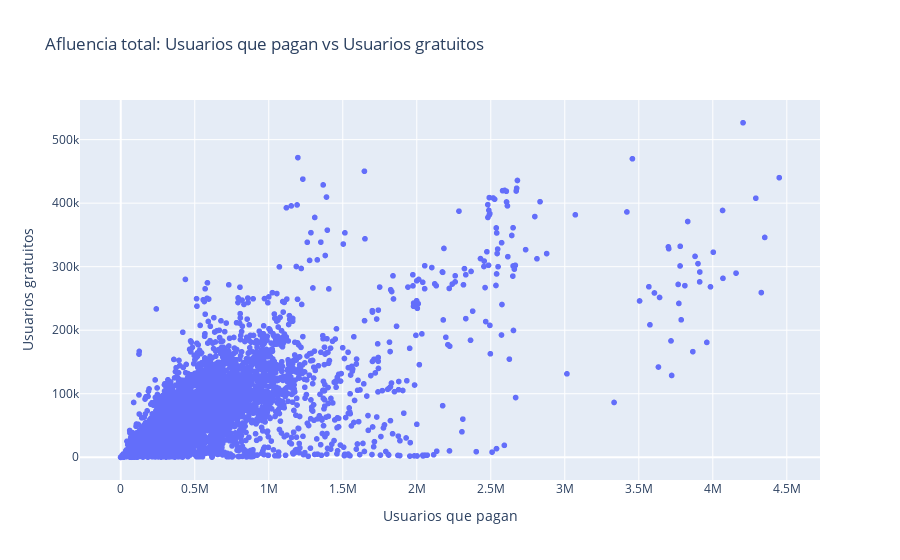

The cell this chart's notebook holds for it:
### Code cell
# crear un gráfico de dispersión
fig = px.scatter(x=pago["afluencia"], y=grati["afluencia"],title="Afluencia total: Usuarios que pagan vs Usuarios gratuitos")
fig.update_layout(
    xaxis_title="Usuarios que pagan",
    yaxis_title="Usuarios gratuitos")
fig.show()

### Figure 1 — Plotly figure (JSON) as saved in the notebook; plotly's stock layout.template omitted (floating-point values rounded to 4 significant figures; data arrays with more than 128 entries replaced by an {"elided": "..."} marker saying what was removed)
{"data": [{"hovertemplate": "x=%{x}<br>y=%{y}<extra></extra>", "legendgroup": "", "marker": {"color": "#636efa", "symbol": "circle"}, "mode": "markers", "name": "", "showlegend": false, "type": "scattergl", "x": {"elided": "7498 int values"}, "xaxis": "x", "y": {"elided": "7498 int values"}, "yaxis": "y"}], "layout": {"legend": {"tracegroupgap": 0}, "title": {"text": "Afluencia total: Usuarios que pagan vs Usuarios gratuitos"}, "xaxis": {"anchor": "y", "domain": [0, 1], "title": {"text": "Usuarios que pagan"}}, "yaxis": {"anchor": "x", "domain": [0, 1], "title": {"text": "Usuarios gratuitos"}}}}
